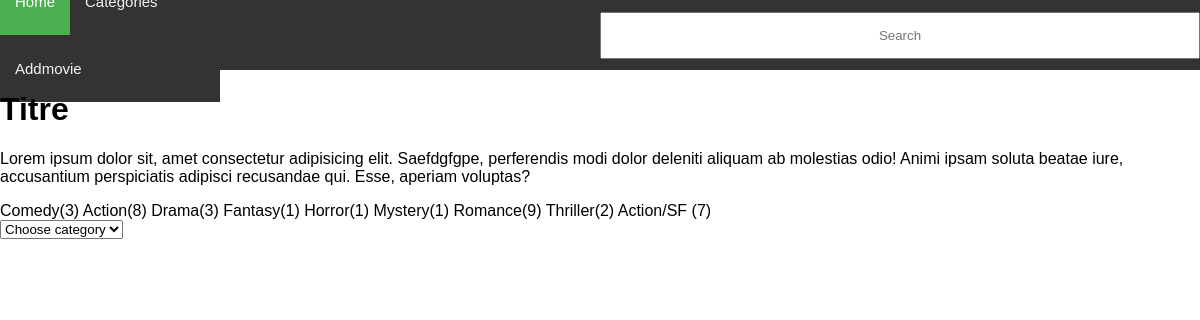
Page /homep.php on the committed database.
### tables this page shows
CREATE TABLE `category` (
  `id` int(11) NOT NULL,
  `name` varchar(255) NOT NULL
);

### homep.php (the view, shortened to what this page needs)
<!DOCTYPE html>
<html lang="en">
<head>
    <link rel="stylesheet" href="style.css">
</head>
<body>
    <h1>Titre</h1>
    <p>Lorem ipsum dolor sit, amet consectetur adipisicing elit. Saefdgfgpe, perferendis modi dolor deleniti aliquam ab molestias odio! Animi ipsam soluta beatae iure, accusantium perspiciatis adipisci recusandae qui. Esse, aperiam voluptas?</p>
    <?php
    $conn = mysqli_connect(DB_HOST, DB_USER, DB_PASSWORD, DB_NAME);
    $query = "SELECT category.id, category.name, COUNT(category.name) COUNT1 FROM movies
    JOIN categoriesandmovies ON movies.id = categoriesandmovies.moviesid
    JOIN category ON category.id = categoriesandmovies.categoryid
    GROUP BY category.id ";
    $results = mysqli_query($conn, $query);
    $categories = mysqli_fetch_all($results, MYSQLI_ASSOC);
    foreach ($categories as $category)
      {
         echo $category['name'].'('.$category['COUNT1'].') ';
      }
    ?>
    <form action="" method="POST">
       <select name="filter" id="filter">
         <option value="0" default>Choose category</option>
       </select>
    </form>
</body>
</html>

### style.css (style rules this page uses)
* { box-sizing: border-box; }

### rows in the picture
category: name "Comedy", COUNT1 "3"
category: name "Action", COUNT1 "8"
category: name "Drama", COUNT1 "3"
category: name "Fantasy", COUNT1 "1"
category: name "Horror", COUNT1 "1"
category: name "Mystery", COUNT1 "1"
category: name "Romance", COUNT1 "9"
category: name "Thriller", COUNT1 "2"
category: name "Action/SF", COUNT1 "7"
